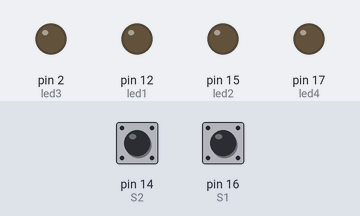
This sketch was run on a simulated Arduino Uno, built with avr-gcc and run on an emulated ATmega328P. Parts: output pins drawn as LEDs (lit = HIGH). The inputs (shaded band) are chosen by the test bench; at power-on: pin 14 (S2) HIGH, pin 16 (S1) HIGH.

Above: at 1.2 s.
1.3 s: pin 14 (S2) pulled LOW for 0.15 s
At 2.5 s:
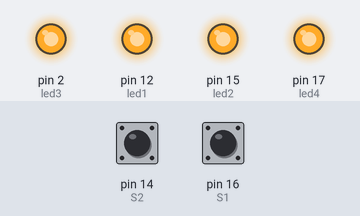
2.9 s: pin 16 (S1) pulled LOW for 0.15 s
At 3.8 s:
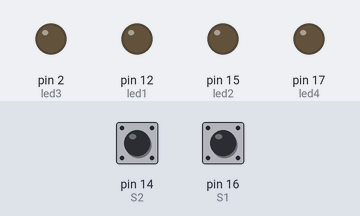
4.5 s: pin 14 (S2) pulled LOW for 1 s
At 5.1 s:
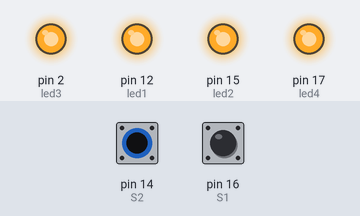
Timing chart, 0 to 7.5 s (numbered marks = the images above; inputs shaded):
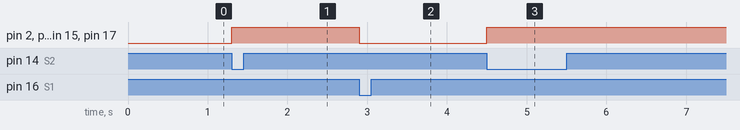

Measured:
- after the input at 1.3 s, pin 2 (led3), pin 12 (led1), pin 15 (led2), pin 17 (led4): LOW → HIGH at once
- after the input at 2.9 s, pin 2 (led3), pin 12 (led1), pin 15 (led2), pin 17 (led4): HIGH → LOW at once
- after the input at 4.5 s, pin 2 (led3), pin 12 (led1), pin 15 (led2), pin 17 (led4): LOW → HIGH at once

The sketch:

lab_no.off_switch.ino
```cpp
 int led1 = 12;
 int led2 = 15;
 int led3 = 2;
 int led4 = 17;
 int S1 = 16;
 int S2 = 14;


void setup() {
  pinMode(led1, OUTPUT);
  pinMode(led2, OUTPUT);
  pinMode(led3, OUTPUT);
  pinMode(led4, OUTPUT);
  pinMode(S1, INPUT_PULLUP);
  pinMode(S2, INPUT_PULLUP);
}

void loop()
{
  int S1Val = digitalRead(S1);
  int S2Val = digitalRead(S2);
    if (S1Val == 0)
    {
      digitalWrite(led1, 0);
      digitalWrite(led2, 0);
      digitalWrite(led3, 0);
      digitalWrite(led4, 0);
    }
    else if(S2Val == 0)
    {
      digitalWrite(led1, 1);
      digitalWrite(led2, 1);
      digitalWrite(led3, 1);
      digitalWrite(led4, 1);
    }
}
```
